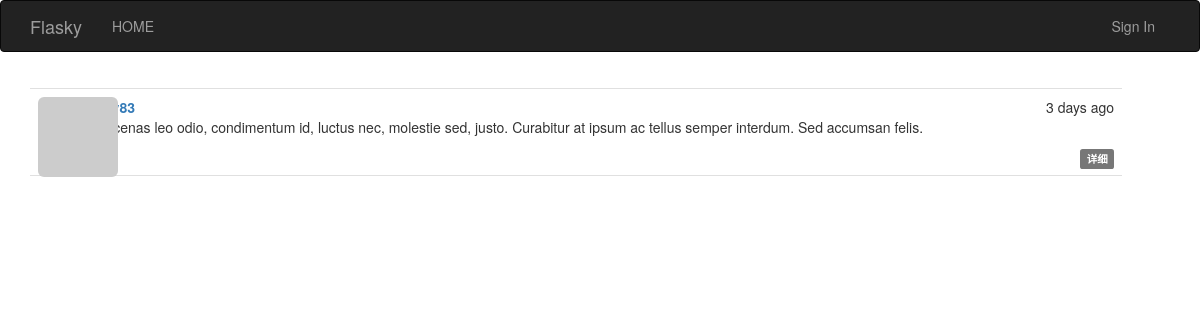
Screenshot of /post/26 with the database file from the repository.
### app/models.py (models this page shows, shortened)
class Post(db.Model):
    __tablename__ = 'posts'
    id = db.Column(db.Integer, primary_key=True)
    body = db.Column(db.Text)
    timestamp = db.Column(db.DateTime, index=True, default=datetime.utcnow)
    author_id = db.Column(db.Integer, db.ForeignKey('users.id'))
    body_html = db.Column(db.Text)

### app/main/views.py (the view)
@main.route('/post/<int:id>')
def post(id):
    post = Post.query.get_or_404(id)
    return render_template('post.html', posts=[post])

### app/auth/views.py (called while the page is built)
@auth.before_app_request
def before_request():
    if current_user.is_authenticated:
        current_user.ping()
        if not current_user.confirmed and request.endpoint[:5]!='auth.':
            flash("尽快认证账号")

### app/main/__init__.py (called while the page is built)
@main.app_context_processor
def inject_permissions():
    return dict(Permission=Permission)

### app/models.py (called while the page is built)
    def gravatar(self, size=100, default='identicon', rating='g'):
        if request.is_secure:
            url = 'https://secure.gravatar.com/avatar'
        else:
            url = 'http://www.gravatar.com/avatar'
        hash = hashlib.md5(self.email.encode('utf-8')).hexdigest()
        return '{}/{}?s={}&d={}&r={}'.format(url, hash, size, default, rating)

### app/templates/post.html (shortened to what this page needs)
{% extends "base.html"%}
{% block page_content%}
{% include '_posts.html'%}
{% endblock%}

### app/templates/_posts.html (shortened to what this page needs)
<ul class="posts">
    {% for post in posts %}
    <li class="post">
        <div class="post-thumbnail">
            <a href="{{ url_for('.user', username=post.author.username) }}">
                <img class="img-rounded profile-thumbnail" src="{{ post.author.gravatar(size=40) }}">
            </a>
        </div>
        <div class="post-content">
            <div class="post-date">{{ moment(post.timestamp).fromNow() }}</div>
            <div class="post-author"><a href="{{ url_for('.user', username=post.author.username) }}">{{ post.author.username }}</a></div>
            <div class="post-body">
                {% if post.body_html %}
                    {{ post.body_html |safe}}
                {% else %}
                    {{ post.body}}
                {% endif %}
            </div>
            <div class="post-footer">
                <a href="{{url_for('.post',id=post.id)}}">
                    <span class="label label-default">详细</span>
                </a>
            </div>
        </div>
    </li>
    {% endfor %}
</ul>

### app/static/styles.css (style rules this page uses)
.profile-thumbnail { position: absolute; }
ul.posts { list-style-type: none; padding: 0px; margin: 16px 48px 0px 0px; border-top: 1px solid #e0e0e0; }
ul.posts li.post { padding: 8px; border-bottom: 1px solid #e0e0e0; }
div.post-date { float: right; }
div.post-author { font-weight: bold; }
div.post-thumbnail { position: absolute; }
div.post-content { margin-left: 48px; min-height: 48px; }
div.post-footer { text-align: right; }

### rows the page displays
Post: timestamp "3 days ago", body_html "Maecenas leo odio, condimentum id, luctus nec, molestie sed, justo. Curabitur at ipsum ac tellus semper interdum. Sed accumsan felis."
